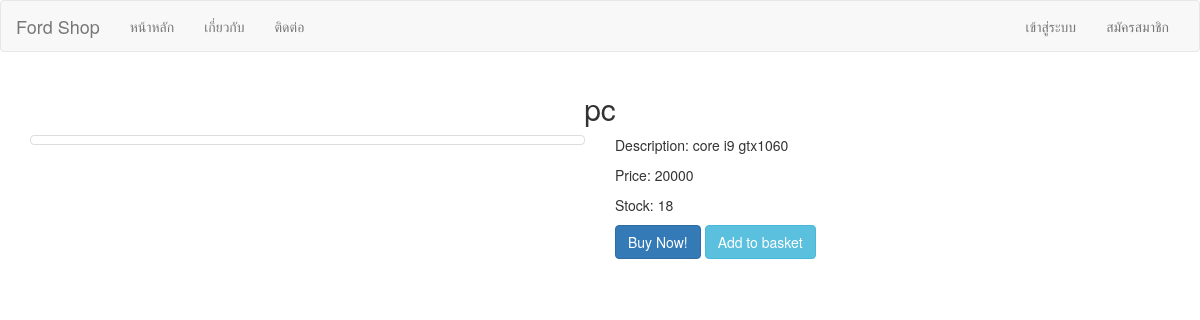
Page /productdetail.php?pid=2 on the committed database.
### tables this page shows
CREATE TABLE `product` (
  `id` int(11) NOT NULL,
  `name` varchar(100) NOT NULL,
  `description` varchar(500) NOT NULL,
  `price` double NOT NULL,
  `unitInstock` int(11) NOT NULL,
  `picture` varchar(100) NOT NULL
);

### productdetail.php (the view, shortened to what this page needs)
<?php
    if(isset($_GET['pid'])){
        $pid = $_GET['pid'];
    }
    else{
        header("Location:index.php");
    }
    include("connect.php");
    $sql = "SELECT * FROM product WHERE id = $pid";
    $result = $conn->query($sql);
    if(!$result){
        echo "Error: ".$conn->error;
    }
    else{
        if($result->num_rows>0){
            $prd= $result->fetch_object();
        }
        else{
            $prd = NULL;
        }
    }
?>
<!DOCTYPE html>
<html lang="en">
<head>
    <link rel="stylesheet" href="css/bootstrap.min.css">
</head>
<body>
    <nav class="navbar navbar-default">
        <div class="container-fluid">
            <div class="navbar-header">
                <a class="navbar-brand" href="">Ford Shop</a>
            </div>
            <div class="collapse navbar-collapse" id="bs-example-navbar-collapse-1">
                <ul class="nav navbar-nav">
                    <li><a href="#">หน้าหลัก</a></li>
                    <li><a href="#">เกี่ยวกับ</a></li>
                    <li><a href="#">ติดต่อ</a></li>
                </ul>
                <ul class="nav navbar-nav navbar-right">
                <?php
                    if(isset($_SESSION['id'])){
                ?>
                    <li class="dropdown">
                        <a href="#" class="dropdown-toggle" data-toggle="dropdown"role="button"aria-haspopup="true"aria-expanded="false">
                        <i class="glyphicon glyphicon-user"></i>
                            ยินดีต้อนรับ <?php echo $_SESSION ['name']?> <span class="caret"></span>
                        </a>
                        <ul class="dropdown-menu">
                            <li><a href="#">โปรไฟล์</a></li>
                            <li><a href="#">รายการสั่งซื้อ</a></li>
                            <li role="separator" class="divider"></li>
                            <li><a href="logout.php">ออกจากระบบ</a></li>
                        </ul>
                    </li>
                    <li>
                        <a href="#">
                            <i class="glyphicon glyphicon-shopping-cart"></i>(0)
                        </a>
                    </li>
                    <?php
                    }
                    else{
                    ?>
                    <li><a href="login.php">เข้าสู่ระบบ</a></li>
                    <li><a href="#">สมัครสมาชิก</a></li>
                    <?php
                    }
                    ?>
                </ul>
            </div>
        </div>
    </nav>
    <div class="container">
        <div class="row">
        <h2 class="text-center"><?php echo $prd->name;?></h2>
        <div class="col-md-6 col-sm-12">
            <div class="thumbnail">
            </div>
        </div>
        <div class="col-md-6 col-sm-12">
            <p>Description: <?php echo $prd->description;?></p>
            <p>Price: <?php echo $prd->price;?></p>
            <p>Stock: <?php echo $prd->unitInstock;?></p>
            <p>
                <a href="" class="btn btn-primary">Buy Now!</a>
                <a href="" class="btn btn-info">Add to basket</a>
            </p>
        </div>
        </div>
    </div>
</body>
</html>

### rows in the picture
product: name "pc", description "core i9 gtx1060", price "20000", unitInstock "18"
